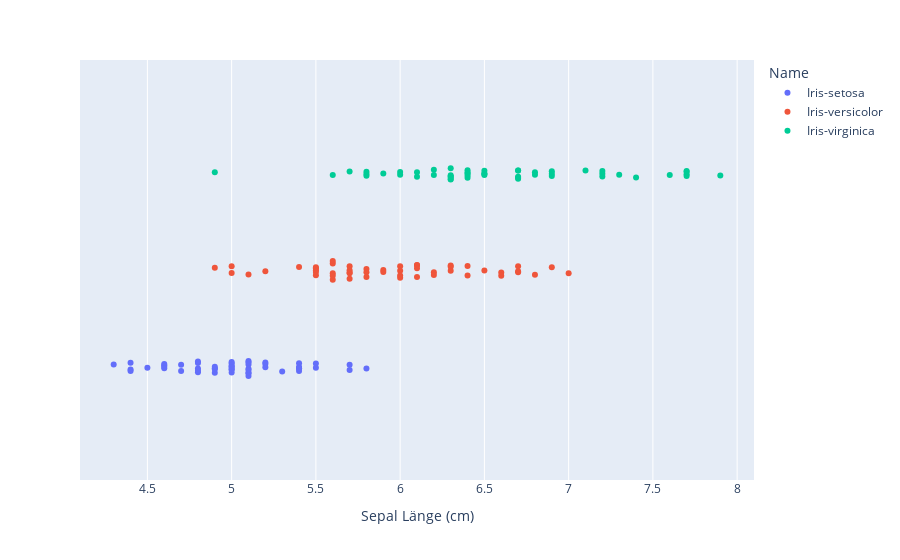

The code cell stored with this chart in its notebook:
### Markdown cell above
## Strips

### Code cell
px.strip(iris, x="Sepal Länge (cm)",color='Name')

### Figure 1 — Plotly figure (JSON) as saved in the notebook; plotly's stock layout.template omitted (floating-point values rounded to 4 significant figures)
{"data": [{"alignmentgroup": "True", "boxpoints": "all", "fillcolor": "rgba(255,255,255,0)", "hoveron": "points", "hovertemplate": "Name=Iris-setosa<br>Sepal Länge (cm)=%{x}<extra></extra>", "legendgroup": "Iris-setosa", "line": {"color": "rgba(255,255,255,0)"}, "marker": {"color": "#636efa"}, "name": "Iris-setosa", "offsetgroup": "Iris-setosa", "orientation": "h", "pointpos": 0, "showlegend": true, "type": "box", "x": [5.1, 4.9, 4.7, 4.6, 5, 5.4, 4.6, 5, 4.4, 4.9, 5.4, 4.8, 4.8, 4.3, 5.8, 5.7, 5.4, 5.1, 5.7, 5.1, 5.4, 5.1, 4.6, 5.1, 4.8, 5, 5, 5.2, 5.2, 4.7, 4.8, 5.4, 5.2, 5.5, 4.9, 5, 5.5, 4.9, 4.4, 5.1, 5, 4.5, 4.4, 5, 5.1, 4.8, 5.1, 4.6, 5.3, 5], "x0": " ", "xaxis": "x", "y0": " ", "yaxis": "y"}, {"alignmentgroup": "True", "boxpoints": "all", "fillcolor": "rgba(255,255,255,0)", "hoveron": "points", "hovertemplate": "Name=Iris-versicolor<br>Sepal Länge (cm)=%{x}<extra></extra>", "legendgroup": "Iris-versicolor", "line": {"color": "rgba(255,255,255,0)"}, "marker": {"color": "#EF553B"}, "name": "Iris-versicolor", "offsetgroup": "Iris-versicolor", "orientation": "h", "pointpos": 0, "showlegend": true, "type": "box", "x": [7, 6.4, 6.9, 5.5, 6.5, 5.7, 6.3, 4.9, 6.6, 5.2, 5, 5.9, 6, 6.1, 5.6, 6.7, 5.6, 5.8, 6.2, 5.6, 5.9, 6.1, 6.3, 6.1, 6.4, 6.6, 6.8, 6.7, 6, 5.7, 5.5, 5.5, 5.8, 6, 5.4, 6, 6.7, 6.3, 5.6, 5.5, 5.5, 6.1, 5.8, 5, 5.6, 5.7, 5.7, 6.2, 5.1, 5.7], "x0": " ", "xaxis": "x", "y0": " ", "yaxis": "y"}, {"alignmentgroup": "True", "boxpoints": "all", "fillcolor": "rgba(255,255,255,0)", "hoveron": "points", "hovertemplate": "Name=Iris-virginica<br>Sepal Länge (cm)=%{x}<extra></extra>", "legendgroup": "Iris-virginica", "line": {"color": "rgba(255,255,255,0)"}, "marker": {"color": "#00cc96"}, "name": "Iris-virginica", "offsetgroup": "Iris-virginica", "orientation": "h", "pointpos": 0, "showlegend": true, "type": "box", "x": [6.3, 5.8, 7.1, 6.3, 6.5, 7.6, 4.9, 7.3, 6.7, 7.2, 6.5, 6.4, 6.8, 5.7, 5.8, 6.4, 6.5, 7.7, 7.7, 6, 6.9, 5.6, 7.7, 6.3, 6.7, 7.2, 6.2, 6.1, 6.4, 7.2, 7.4, 7.9, 6.4, 6.3, 6.1, 7.7, 6.3, 6.4, 6, 6.9, 6.7, 6.9, 5.8, 6.8, 6.7, 6.7, 6.3, 6.5, 6.2, 5.9], "x0": " ", "xaxis": "x", "y0": " ", "yaxis": "y"}], "layout": {"autosize": true, "boxmode": "group", "legend": {"title": {"text": "Name"}, "tracegroupgap": 0}, "margin": {"t": 60}, "xaxis": {"anchor": "y", "autorange": true, "domain": [0, 1], "range": [4.1, 8.1], "title": {"text": "Sepal Länge (cm)"}, "type": "linear"}, "yaxis": {"anchor": "x", "autorange": true, "domain": [0, 1], "range": [-0.514, 0.514], "type": "category"}}}
